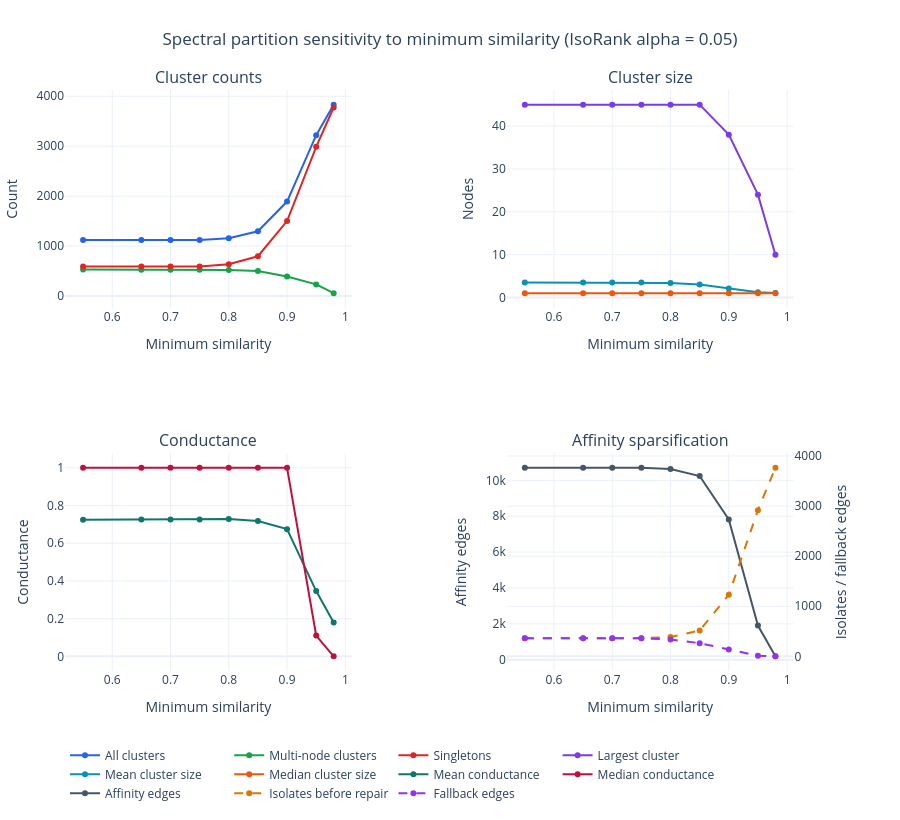

Notebook code cell kept with this figure:
### Code cell
minimum_similarity_figure = make_sensitivity_figure(
    similarity_results,
    "minimum_similarity",
    (
        "Spectral partition sensitivity to minimum similarity "
        f"(IsoRank alpha = {BASELINE_ISORANK_ALPHA:.2f})"
    ),
)
minimum_similarity_figure.show()

### Figure 1 — Plotly figure (JSON) as saved in the notebook; plotly's stock layout.template omitted (floating-point values rounded to 4 significant figures)
{"data": [{"line": {"color": "#2563EB"}, "mode": "lines+markers", "name": "All clusters", "x": [0.55, 0.65, 0.7, 0.75, 0.8, 0.85, 0.9, 0.95, 0.98], "y": [1121, 1121, 1121, 1122, 1159, 1297, 1892, 3221, 3832], "type": "scatter", "xaxis": "x", "yaxis": "y"}, {"line": {"color": "#16A34A"}, "mode": "lines+markers", "name": "Multi-node clusters", "x": [0.55, 0.65, 0.7, 0.75, 0.8, 0.85, 0.9, 0.95, 0.98], "y": [530, 529, 529, 528, 521, 500, 391, 234, 57], "type": "scatter", "xaxis": "x", "yaxis": "y"}, {"line": {"color": "#DC2626"}, "mode": "lines+markers", "name": "Singletons", "x": [0.55, 0.65, 0.7, 0.75, 0.8, 0.85, 0.9, 0.95, 0.98], "y": [591, 592, 592, 594, 638, 797, 1501, 2987, 3775], "type": "scatter", "xaxis": "x", "yaxis": "y"}, {"line": {"color": "#7C3AED"}, "mode": "lines+markers", "name": "Largest cluster", "x": [0.55, 0.65, 0.7, 0.75, 0.8, 0.85, 0.9, 0.95, 0.98], "y": [45, 45, 45, 45, 45, 45, 38, 24, 10], "type": "scatter", "xaxis": "x2", "yaxis": "y2"}, {"line": {"color": "#0891B2"}, "mode": "lines+markers", "name": "Mean cluster size", "x": [0.55, 0.65, 0.7, 0.75, 0.8, 0.85, 0.9, 0.95, 0.98], "y": [3.516, 3.516, 3.516, 3.512, 3.4, 3.039, 2.083, 1.224, 1.028], "type": "scatter", "xaxis": "x2", "yaxis": "y2"}, {"line": {"color": "#EA580C"}, "mode": "lines+markers", "name": "Median cluster size", "x": [0.55, 0.65, 0.7, 0.75, 0.8, 0.85, 0.9, 0.95, 0.98], "y": [1.0, 1.0, 1.0, 1.0, 1.0, 1.0, 1.0, 1.0, 1.0], "type": "scatter", "xaxis": "x2", "yaxis": "y2"}, {"line": {"color": "#0F766E"}, "mode": "lines+markers", "name": "Mean conductance", "x": [0.55, 0.65, 0.7, 0.75, 0.8, 0.85, 0.9, 0.95, 0.98], "y": [0.7249, 0.7251, 0.7251, 0.7257, 0.7278, 0.7182, 0.6746, 0.3462, 0.1796], "type": "scatter", "xaxis": "x3", "yaxis": "y3"}, {"line": {"color": "#BE123C"}, "mode": "lines+markers", "name": "Median conductance", "x": [0.55, 0.65, 0.7, 0.75, 0.8, 0.85, 0.9, 0.95, 0.98], "y": [1.0, 1.0, 1.0, 1.0, 1.0, 1.0, 1.0, 0.1105, 0.0], "type": "scatter", "xaxis": "x3", "yaxis": "y3"}, {"line": {"color": "#475569"}, "mode": "lines+markers", "name": "Affinity edges", "x": [0.55, 0.65, 0.7, 0.75, 0.8, 0.85, 0.9, 0.95, 0.98], "y": [10701, 10700, 10700, 10699, 10636, 10242, 7815, 1904, 188], "type": "scatter", "xaxis": "x4", "yaxis": "y4"}, {"line": {"color": "#D97706", "dash": "dash"}, "mode": "lines+markers", "name": "Isolates before repair", "x": [0.55, 0.65, 0.7, 0.75, 0.8, 0.85, 0.9, 0.95, 0.98], "y": [361, 361, 361, 363, 385, 516, 1228, 2919, 3765], "type": "scatter", "xaxis": "x4", "yaxis": "y5"}, {"line": {"color": "#9333EA", "dash": "dash"}, "mode": "lines+markers", "name": "Fallback edges", "x": [0.55, 0.65, 0.7, 0.75, 0.8, 0.85, 0.9, 0.95, 0.98], "y": [361, 360, 360, 360, 337, 264, 138, 13, 0], "type": "scatter", "xaxis": "x4", "yaxis": "y5"}], "layout": {"xaxis": {"anchor": "y", "domain": [0.0, 0.37], "title": {"text": "Minimum similarity"}}, "yaxis": {"anchor": "x", "domain": [0.625, 1.0], "title": {"text": "Count"}}, "xaxis2": {"anchor": "y2", "domain": [0.57, 0.94], "title": {"text": "Minimum similarity"}}, "yaxis2": {"anchor": "x2", "domain": [0.625, 1.0], "title": {"text": "Nodes"}}, "xaxis3": {"anchor": "y3", "domain": [0.0, 0.37], "title": {"text": "Minimum similarity"}}, "yaxis3": {"anchor": "x3", "domain": [0.0, 0.375], "title": {"text": "Conductance"}}, "xaxis4": {"anchor": "y4", "domain": [0.57, 0.94], "title": {"text": "Minimum similarity"}}, "yaxis4": {"anchor": "x4", "domain": [0.0, 0.375], "title": {"text": "Affinity edges"}}, "yaxis5": {"anchor": "x4", "overlaying": "y4", "side": "right", "title": {"text": "Isolates / fallback edges"}}, "annotations": [{"font": {"size": 16}, "showarrow": false, "text": "Cluster counts", "x": 0.185, "xanchor": "center", "xref": "paper", "y": 1.0, "yanchor": "bottom", "yref": "paper"}, {"font": {"size": 16}, "showarrow": false, "text": "Cluster size", "x": 0.755, "xanchor": "center", "xref": "paper", "y": 1.0, "yanchor": "bottom", "yref": "paper"}, {"font": {"size": 16}, "showarrow": false, "text": "Conductance", "x": 0.185, "xanchor": "center", "xref": "paper", "y": 0.375, "yanchor": "bottom", "yref": "paper"}, {"font": {"size": 16}, "showarrow": false, "text": "Affinity sparsification", "x": 0.755, "xanchor": "center", "xref": "paper", "y": 0.375, "yanchor": "bottom", "yref": "paper"}], "title": {"text": "Spectral partition sensitivity to minimum similarity (IsoRank alpha = 0.05)", "x": 0.5, "xanchor": "center"}, "legend": {"orientation": "h", "y": -0.12}, "margin": {"l": 60, "r": 60, "t": 90, "b": 130}, "height": 820, "hovermode": "x unified"}}
